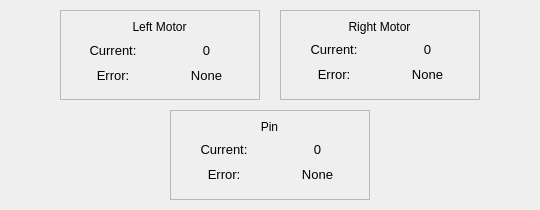
<?xml version="1.0" encoding="UTF-8"?>
<ui version="4.0">
 <class>MotorScreen</class>
 <widget class="QWidget" name="MotorScreen">
  <property name="geometry">
   <rect>
    <x>0</x>
    <y>0</y>
    <width>540</width>
    <height>210</height>
   </rect>
  </property>
  <property name="windowTitle">
   <string>Form</string>
  </property>
  <widget class="QFrame" name="leftMotorFrame">
   <property name="geometry">
    <rect>
     <x>60</x>
     <y>10</y>
     <width>200</width>
     <height>90</height>
    </rect>
   </property>
   <property name="frameShape">
    <enum>QFrame::StyledPanel</enum>
   </property>
   <property name="frameShadow">
    <enum>QFrame::Raised</enum>
   </property>
   <property name="lineWidth">
    <number>4</number>
   </property>
   <widget class="QLabel" name="leftMotorLabel">
    <property name="geometry">
     <rect>
      <x>9</x>
      <y>9</y>
      <width>181</width>
      <height>16</height>
     </rect>
    </property>
    <property name="text">
     <string>Left Motor</string>
    </property>
    <property name="alignment">
     <set>Qt::AlignCenter</set>
    </property>
   </widget>
   <widget class="QWidget" name="verticalLayoutWidget">
    <property name="geometry">
     <rect>
      <x>9</x>
      <y>31</y>
      <width>181</width>
      <height>44</height>
     </rect>
    </property>
    <layout class="QVBoxLayout" name="verticalLayout">
     <item>
      <layout class="QHBoxLayout" name="horizontalLayout_2">
       <property name="spacing">
        <number>6</number>
       </property>
       <property name="sizeConstraint">
        <enum>QLayout::SetNoConstraint</enum>
       </property>
       <item>
        <widget class="QLabel" name="leftMotorCurrentLabel">
         <property name="font">
          <font>
           <pointsize>10</pointsize>
          </font>
         </property>
         <property name="text">
          <string>Current:</string>
         </property>
         <property name="alignment">
          <set>Qt::AlignCenter</set>
         </property>
        </widget>
       </item>
       <item>
        <widget class="QLabel" name="leftMotorCurrent">
         <property name="font">
          <font>
           <pointsize>10</pointsize>
          </font>
         </property>
         <property name="text">
          <string>0</string>
         </property>
         <property name="alignment">
          <set>Qt::AlignCenter</set>
         </property>
        </widget>
       </item>
      </layout>
     </item>
     <item>
      <layout class="QHBoxLayout" name="horizontalLayout_3">
       <item>
        <widget class="QLabel" name="leftMotorErrorLabel">
         <property name="font">
          <font>
           <pointsize>10</pointsize>
          </font>
         </property>
         <property name="text">
          <string>Error:</string>
         </property>
         <property name="alignment">
          <set>Qt::AlignCenter</set>
         </property>
        </widget>
       </item>
       <item>
        <widget class="QLabel" name="leftMotorError">
         <property name="font">
          <font>
           <pointsize>10</pointsize>
          </font>
         </property>
         <property name="text">
          <string>None</string>
         </property>
         <property name="alignment">
          <set>Qt::AlignCenter</set>
         </property>
        </widget>
       </item>
      </layout>
     </item>
    </layout>
   </widget>
  </widget>
  <widget class="QFrame" name="rightMotorFrame">
   <property name="geometry">
    <rect>
     <x>280</x>
     <y>10</y>
     <width>200</width>
     <height>90</height>
    </rect>
   </property>
   <property name="frameShape">
    <enum>QFrame::StyledPanel</enum>
   </property>
   <property name="frameShadow">
    <enum>QFrame::Raised</enum>
   </property>
   <widget class="QLabel" name="rightMotorLabel">
    <property name="geometry">
     <rect>
      <x>9</x>
      <y>9</y>
      <width>181</width>
      <height>16</height>
     </rect>
    </property>
    <property name="text">
     <string>Right Motor</string>
    </property>
    <property name="alignment">
     <set>Qt::AlignCenter</set>
    </property>
   </widget>
   <widget class="QWidget" name="verticalLayoutWidget_2">
    <property name="geometry">
     <rect>
      <x>10</x>
      <y>30</y>
      <width>181</width>
      <height>44</height>
     </rect>
    </property>
    <layout class="QVBoxLayout" name="verticalLayout_2">
     <item>
      <layout class="QHBoxLayout" name="horizontalLayout_4">
       <item>
        <widget class="QLabel" name="rightMotorCurrentLabel">
         <property name="font">
          <font>
           <pointsize>10</pointsize>
          </font>
         </property>
         <property name="text">
          <string>Current:</string>
         </property>
         <property name="alignment">
          <set>Qt::AlignCenter</set>
         </property>
        </widget>
       </item>
       <item>
        <widget class="QLabel" name="rightMotorCurrent">
         <property name="font">
          <font>
           <pointsize>10</pointsize>
          </font>
         </property>
         <property name="text">
          <string>0</string>
         </property>
         <property name="alignment">
          <set>Qt::AlignCenter</set>
         </property>
        </widget>
       </item>
      </layout>
     </item>
     <item>
      <layout class="QHBoxLayout" name="horizontalLayout_5">
       <item>
        <widget class="QLabel" name="rightMotorErrorLabel">
         <property name="font">
          <font>
           <pointsize>10</pointsize>
          </font>
         </property>
         <property name="text">
          <string>Error:</string>
         </property>
         <property name="alignment">
          <set>Qt::AlignCenter</set>
         </property>
        </widget>
       </item>
       <item>
        <widget class="QLabel" name="rightMotorError">
         <property name="font">
          <font>
           <pointsize>10</pointsize>
          </font>
         </property>
         <property name="text">
          <string>None</string>
         </property>
         <property name="alignment">
          <set>Qt::AlignCenter</set>
         </property>
        </widget>
       </item>
      </layout>
     </item>
    </layout>
   </widget>
  </widget>
  <widget class="QFrame" name="pinFrame">
   <property name="geometry">
    <rect>
     <x>170</x>
     <y>110</y>
     <width>200</width>
     <height>90</height>
    </rect>
   </property>
   <property name="frameShape">
    <enum>QFrame::StyledPanel</enum>
   </property>
   <property name="frameShadow">
    <enum>QFrame::Raised</enum>
   </property>
   <widget class="QLabel" name="pinLabel">
    <property name="geometry">
     <rect>
      <x>9</x>
      <y>9</y>
      <width>181</width>
      <height>16</height>
     </rect>
    </property>
    <property name="text">
     <string>Pin</string>
    </property>
    <property name="alignment">
     <set>Qt::AlignCenter</set>
    </property>
   </widget>
   <widget class="QWidget" name="verticalLayoutWidget_4">
    <property name="geometry">
     <rect>
      <x>10</x>
      <y>30</y>
      <width>181</width>
      <height>44</height>
     </rect>
    </property>
    <layout class="QVBoxLayout" name="verticalLayout_4">
     <item>
      <layout class="QHBoxLayout" name="horizontalLayout_8">
       <item>
        <widget class="QLabel" name="pinMotorCurrentLabel">
         <property name="font">
          <font>
           <pointsize>10</pointsize>
          </font>
         </property>
         <property name="text">
          <string>Current:</string>
         </property>
         <property name="alignment">
          <set>Qt::AlignCenter</set>
         </property>
        </widget>
       </item>
       <item>
        <widget class="QLabel" name="pinMotorCurrent">
         <property name="font">
          <font>
           <pointsize>10</pointsize>
          </font>
         </property>
         <property name="text">
          <string>0</string>
         </property>
         <property name="alignment">
          <set>Qt::AlignCenter</set>
         </property>
        </widget>
       </item>
      </layout>
     </item>
     <item>
      <layout class="QHBoxLayout" name="horizontalLayout_9">
       <item>
        <widget class="QLabel" name="pinMotorErrorLabel">
         <property name="font">
          <font>
           <pointsize>10</pointsize>
          </font>
         </property>
         <property name="text">
          <string>Error:</string>
         </property>
         <property name="alignment">
          <set>Qt::AlignCenter</set>
         </property>
        </widget>
       </item>
       <item>
        <widget class="QLabel" name="pinMotorError">
         <property name="font">
          <font>
           <pointsize>10</pointsize>
          </font>
         </property>
         <property name="text">
          <string>None</string>
         </property>
         <property name="alignment">
          <set>Qt::AlignCenter</set>
         </property>
        </widget>
       </item>
      </layout>
     </item>
    </layout>
   </widget>
  </widget>
 </widget>
 <resources/>
 <connections/>
</ui>
